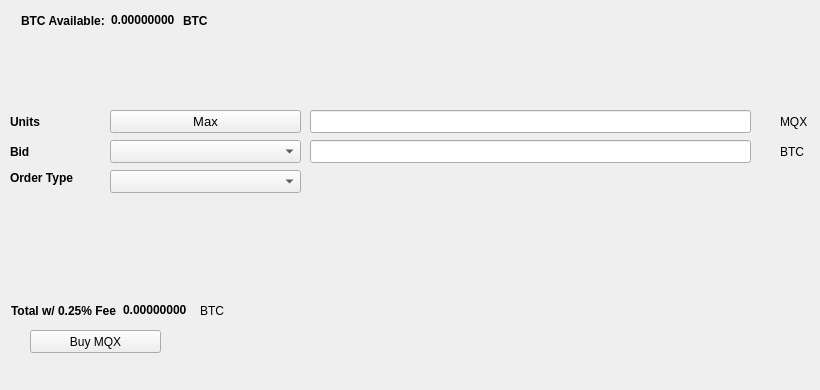
   <widget class="QWidget" name="BuyTab">
    <attribute name="title">
     <string>Buy</string>
    </attribute>
    <widget class="QPushButton" name="BuyMQX">
     <property name="geometry">
      <rect>
       <x>30</x>
       <y>330</y>
       <width>131</width>
       <height>23</height>
      </rect>
     </property>
     <property name="text">
      <string>Buy MQX</string>
     </property>
     <property name="icon">
      <iconset resource="../mqx.qrc">
       <normaloff>:/icons/bitcoin</normaloff>:/icons/bitcoin</iconset>
     </property>
    </widget>
    <widget class="QLabel" name="label_3">
     <property name="geometry">
      <rect>
       <x>10</x>
       <y>110</y>
       <width>46</width>
       <height>23</height>
      </rect>
     </property>
     <property name="font">
      <font>
       <weight>75</weight>
       <bold>true</bold>
      </font>
     </property>
     <property name="text">
      <string>Units</string>
     </property>
    </widget>
    <widget class="QLineEdit" name="UnitsInput">
     <property name="geometry">
      <rect>
       <x>310</x>
       <y>110</y>
       <width>441</width>
       <height>23</height>
      </rect>
     </property>
     <property name="font">
      <font>
       <pointsize>9</pointsize>
       <weight>75</weight>
       <bold>true</bold>
      </font>
     </property>
    </widget>
    <widget class="QLineEdit" name="BuyBidPriceEdit">
     <property name="geometry">
      <rect>
       <x>310</x>
       <y>140</y>
       <width>441</width>
       <height>23</height>
      </rect>
     </property>
     <property name="font">
      <font>
       <pointsize>9</pointsize>
       <weight>75</weight>
       <bold>true</bold>
      </font>
     </property>
    </widget>
    <widget class="QLabel" name="label_4">
     <property name="geometry">
      <rect>
       <x>780</x>
       <y>110</y>
       <width>31</width>
       <height>23</height>
      </rect>
     </property>
     <property name="text">
      <string>MQX</string>
     </property>
    </widget>
    <widget class="QLabel" name="label_5">
     <property name="geometry">
      <rect>
       <x>780</x>
       <y>140</y>
       <width>31</width>
       <height>23</height>
      </rect>
     </property>
     <property name="text">
      <string>BTC</string>
     </property>
    </widget>
    <widget class="QLabel" name="label_6">
     <property name="geometry">
      <rect>
       <x>10</x>
       <y>140</y>
       <width>46</width>
       <height>23</height>
      </rect>
     </property>
     <property name="font">
      <font>
       <weight>75</weight>
       <bold>true</bold>
      </font>
     </property>
     <property name="text">
      <string>Bid</string>
     </property>
    </widget>
    <widget class="QLabel" name="label_7">
     <property name="geometry">
      <rect>
       <x>10</x>
       <y>170</y>
       <width>91</width>
       <height>16</height>
      </rect>
     </property>
     <property name="font">
      <font>
       <weight>75</weight>
       <bold>true</bold>
      </font>
     </property>
     <property name="text">
      <string>Order Type</string>
     </property>
    </widget>
    <widget class="QPushButton" name="Buy_Max_Amount">
     <property name="geometry">
      <rect>
       <x>110</x>
       <y>110</y>
       <width>191</width>
       <height>23</height>
      </rect>
     </property>
     <property name="font">
      <font>
       <pointsize>10</pointsize>
      </font>
     </property>
     <property name="text">
      <string>Max</string>
     </property>
    </widget>
    <widget class="QComboBox" name="BuyBidcomboBox">
     <property name="geometry">
      <rect>
       <x>110</x>
       <y>140</y>
       <width>191</width>
       <height>23</height>
      </rect>
     </property>
     <property name="font">
      <font>
       <pointsize>10</pointsize>
      </font>
     </property>
    </widget>
    <widget class="QComboBox" name="buyOrdertypeCombo">
     <property name="geometry">
      <rect>
       <x>110</x>
       <y>170</y>
       <width>191</width>
       <height>23</height>
      </rect>
     </property>
     <property name="font">
      <font>
       <pointsize>10</pointsize>
      </font>
     </property>
    </widget>
    <widget class="QWidget" name="layoutWidget1">
     <property name="geometry">
      <rect>
       <x>21</x>
       <y>11</y>
       <width>227</width>
       <height>19</height>
      </rect>
     </property>
     <layout class="QHBoxLayout" name="horizontalLayout_3">
      <item>
       <widget class="QLabel" name="label232">
        <property name="font">
         <font>
          <weight>75</weight>
          <bold>true</bold>
         </font>
        </property>
        <property name="text">
         <string>BTC Available:</string>
        </property>
       </widget>
      </item>
      <item>
       <widget class="QLabel" name="BtcAvailableLbl">
        <property name="palette">
         <palette>
          <active>
           <colorrole role="WindowText">
            <brush brushstyle="SolidPattern">
             <color alpha="255">
              <red>0</red>
              <green>0</green>
              <blue>0</blue>
             </color>
            </brush>
           </colorrole>
           <colorrole role="Button">
            <brush brushstyle="SolidPattern">
             <color alpha="255">
              <red>0</red>
              <green>170</green>
              <blue>0</blue>
             </color>
            </brush>
           </colorrole>
           <colorrole role="Light">
            <brush brushstyle="SolidPattern">
             <color alpha="255">
              <red>0</red>
              <green>255</green>
              <blue>0</blue>
             </color>
            </brush>
           </colorrole>
           <colorrole role="Midlight">
            <brush brushstyle="SolidPattern">
             <color alpha="255">
              <red>0</red>
              <green>212</green>
              <blue>0</blue>
             </color>
            </brush>
           </colorrole>
           <colorrole role="Dark">
            <brush brushstyle="SolidPattern">
             <color alpha="255">
              <red>0</red>
              <green>85</green>
              <blue>0</blue>
             </color>
            </brush>
           </colorrole>
           <colorrole role="Mid">
            <brush brushstyle="SolidPattern">
             <color alpha="255">
              <red>0</red>
              <green>113</green>
              <blue>0</blue>
             </color>
            </brush>
           </colorrole>
           <colorrole role="Text">
            <brush brushstyle="SolidPattern">
             <color alpha="255">
              <red>0</red>
              <green>170</green>
              <blue>0</blue>
             </color>
            </brush>
           </colorrole>
           <colorrole role="BrightText">
            <brush brushstyle="SolidPattern">
             <color alpha="255">
              <red>255</red>
              <green>255</green>
              <blue>255</blue>
             </color>
            </brush>
           </colorrole>
           <colorrole role="ButtonText">
            <brush brushstyle="SolidPattern">
             <color alpha="255">
              <red>0</red>
              <green>0</green>
              <blue>0</blue>
             </color>
            </brush>
           </colorrole>
           <colorrole role="Base">
            <brush brushstyle="SolidPattern">
             <color alpha="255">
              <red>255</red>
              <green>255</green>
              <blue>255</blue>
             </color>
            </brush>
           </colorrole>
           <colorrole role="Window">
            <brush brushstyle="SolidPattern">
             <color alpha="255">
              <red>0</red>
              <green>170</green>
              <blue>0</blue>
             </color>
            </brush>
           </colorrole>
           <colorrole role="Shadow">
            <brush brushstyle="SolidPattern">
             <color alpha="255">
              <red>0</red>
              <green>0</green>
              <blue>0</blue>
             </color>
            </brush>
           </colorrole>
           <colorrole role="AlternateBase">
            <brush brushstyle="SolidPattern">
             <color alpha="255">
              <red>127</red>
              <green>212</green>
              <blue>127</blue>
             </color>
            </brush>
           </colorrole>
           <colorrole role="ToolTipBase">
            <brush brushstyle="SolidPattern">
             <color alpha="255">
              <red>255</red>
              <green>255</green>
              <blue>220</blue>
             </color>
            </brush>
           </colorrole>
           <colorrole role="ToolTipText">
            <brush brushstyle="SolidPattern">
             <color alpha="255">
              <red>0</red>
              <green>0</green>
              <blue>0</blue>
             </color>
            </brush>
           </colorrole>
          </active>
          <inactive>
           <colorrole role="WindowText">
            <brush brushstyle="SolidPattern">
             <color alpha="255">
              <red>0</red>
              <green>0</green>
              <blue>0</blue>
             </color>
            </brush>
           </colorrole>
           <colorrole role="Button">
            <brush brushstyle="SolidPattern">
             <color alpha="255">
              <red>0</red>
              <green>170</green>
              <blue>0</blue>
             </color>
            </brush>
           </colorrole>
           <colorrole role="Light">
            <brush brushstyle="SolidPattern">
             <color alpha="255">
              <red>0</red>
              <green>255</green>
              <blue>0</blue>
             </color>
            </brush>
           </colorrole>
           <colorrole role="Midlight">
            <brush brushstyle="SolidPattern">
             <color alpha="255">
              <red>0</red>
              <green>212</green>
              <blue>0</blue>
             </color>
            </brush>
           </colorrole>
           <colorrole role="Dark">
            <brush brushstyle="SolidPattern">
             <color alpha="255">
              <red>0</red>
              <green>85</green>
              <blue>0</blue>
             </color>
            </brush>
           </colorrole>
           <colorrole role="Mid">
            <brush brushstyle="SolidPattern">
             <color alpha="255">
              <red>0</red>
              <green>113</green>
              <blue>0</blue>
             </color>
            </brush>
           </colorrole>
           <colorrole role="Text">
            <brush brushstyle="SolidPattern">
             <color alpha="255">
              <red>0</red>
              <green>170</green>
              <blue>0</blue>
             </color>
            </brush>
           </colorrole>
           <colorrole role="BrightText">
            <brush brushstyle="SolidPattern">
             <color alpha="255">
              <red>255</red>
              <green>255</green>
              <blue>255</blue>
             </color>
            </brush>
           </colorrole>
           <colorrole role="ButtonText">
            <brush brushstyle="SolidPattern">
             <color alpha="255">
              <red>0</red>
              <green>0</green>
              <blue>0</blue>
             </color>
            </brush>
           </colorrole>
           <colorrole role="Base">
            <brush brushstyle="SolidPattern">
             <color alpha="255">
              <red>255</red>
              <green>255</green>
              <blue>255</blue>
             </color>
            </brush>
           </colorrole>
           <colorrole role="Window">
            <brush brushstyle="SolidPattern">
             <color alpha="255">
              <red>0</red>
              <green>170</green>
              <blue>0</blue>
             </color>
            </brush>
           </colorrole>
           <colorrole role="Shadow">
            <brush brushstyle="SolidPattern">
             <color alpha="255">
              <red>0</red>
              <green>0</green>
              <blue>0</blue>
             </color>
            </brush>
           </colorrole>
           <colorrole role="AlternateBase">
            <brush brushstyle="SolidPattern">
             <color alpha="255">
              <red>127</red>
              <green>212</green>
              <blue>127</blue>
             </color>
            </brush>
           </colorrole>
           <colorrole role="ToolTipBase">
            <brush brushstyle="SolidPattern">
             <color alpha="255">
              <red>255</red>
              <green>255</green>
              <blue>220</blue>
             </color>
            </brush>
           </colorrole>
           <colorrole role="ToolTipText">
            <brush brushstyle="SolidPattern">
             <color alpha="255">
              <red>0</red>
              <green>0</green>
              <blue>0</blue>
             </color>
            </brush>
           </colorrole>
          </inactive>
          <disabled>
           <colorrole role="WindowText">
            <brush brushstyle="SolidPattern">
             <color alpha="255">
              <red>0</red>
              <green>85</green>
              <blue>0</blue>
             </color>
            </brush>
           </colorrole>
           <colorrole role="Button">
            <brush brushstyle="SolidPattern">
             <color alpha="255">
              <red>0</red>
              <green>170</green>
              <blue>0</blue>
             </color>
            </brush>
           </colorrole>
           <colorrole role="Light">
            <brush brushstyle="SolidPattern">
             <color alpha="255">
              <red>0</red>
              <green>255</green>
              <blue>0</blue>
             </color>
            </brush>
           </colorrole>
           <colorrole role="Midlight">
            <brush brushstyle="SolidPattern">
             <color alpha="255">
              <red>0</red>
              <green>212</green>
              <blue>0</blue>
             </color>
            </brush>
           </colorrole>
           <colorrole role="Dark">
            <brush brushstyle="SolidPattern">
             <color alpha="255">
              <red>0</red>
              <green>85</green>
              <blue>0</blue>
             </color>
            </brush>
           </colorrole>
           <colorrole role="Mid">
            <brush brushstyle="SolidPattern">
             <color alpha="255">
              <red>0</red>
              <green>113</green>
              <blue>0</blue>
             </color>
            </brush>
           </colorrole>
           <colorrole role="Text">
            <brush brushstyle="SolidPattern">
             <color alpha="255">
              <red>0</red>
              <green>85</green>
              <blue>0</blue>
             </color>
            </brush>
           </colorrole>
           <colorrole role="BrightText">
            <brush brushstyle="SolidPattern">
             <color alpha="255">
              <red>255</red>
              <green>255</green>
              <blue>255</blue>
             </color>
            </brush>
           </colorrole>
           <colorrole role="ButtonText">
            <brush brushstyle="SolidPattern">
             <color alpha="255">
              <red>0</red>
              <green>85</green>
              <blue>0</blue>
             </color>
            </brush>
           </colorrole>
           <colorrole role="Base">
            <brush brushstyle="SolidPattern">
             <color alpha="255">
              <red>0</red>
              <green>170</green>
              <blue>0</blue>
             </color>
            </brush>
           </colorrole>
           <colorrole role="Window">
            <brush brushstyle="SolidPattern">
             <color alpha="255">
              <red>0</red>
              <green>170</green>
              <blue>0</blue>
             </color>
            </brush>
           </colorrole>
           <colorrole role="Shadow">
            <brush brushstyle="SolidPattern">
             <color alpha="255">
              <red>0</red>
              <green>0</green>
              <blue>0</blue>
             </color>
            </brush>
           </colorrole>
           <colorrole role="AlternateBase">
            <brush brushstyle="SolidPattern">
             <color alpha="255">
              <red>0</red>
              <green>170</green>
              <blue>0</blue>
             </color>
            </brush>
           </colorrole>
           <colorrole role="ToolTipBase">
            <brush brushstyle="SolidPattern">
             <color alpha="255">
              <red>255</red>
              <green>255</green>
              <blue>220</blue>
             </color>
            </brush>
           </colorrole>
           <colorrole role="ToolTipText">
            <brush brushstyle="SolidPattern">
             <color alpha="255">
              <red>0</red>
              <green>0</green>
              <blue>0</blue>
             </color>
            </brush>
           </colorrole>
          </disabled>
         </palette>
        </property>
        <property name="font">
         <font>
          <weight>75</weight>
          <bold>true</bold>
         </font>
        </property>
        <property name="text">
         <string>0.00000000</string>
        </property>
        <property name="textInteractionFlags">
         <set>Qt::LinksAccessibleByMouse|Qt::TextSelectableByKeyboard|Qt::TextSelectableByMouse</set>
        </property>
       </widget>
      </item>
      <item>
       <widget class="QLabel" name="BtcAvailableLbl_2">
        <property name="font">
         <font>
          <weight>75</weight>
          <bold>true</bold>
         </font>
        </property>
        <property name="text">
         <string>BTC</string>
        </property>
       </widget>
      </item>
     </layout>
    </widget>
    <widget class="QWidget" name="layoutWidge2">
     <property name="geometry">
      <rect>
       <x>11</x>
       <y>301</y>
       <width>259</width>
       <height>19</height>
      </rect>
     </property>
     <layout class="QHBoxLayout" name="horizontalLayout_4">
      <item>
       <widget class="QLabel" name="label_9">
        <property name="font">
         <font>
          <weight>75</weight>
          <bold>true</bold>
         </font>
        </property>
        <property name="text">
         <string>Total w/ 0.25% Fee</string>
        </property>
       </widget>
      </item>
      <item>
       <widget class="QLabel" name="BuyCostLabel">
        <property name="palette">
         <palette>
          <active>
           <colorrole role="WindowText">
            <brush brushstyle="SolidPattern">
             <color alpha="255">
              <red>0</red>
              <green>0</green>
              <blue>0</blue>
             </color>
            </brush>
           </colorrole>
           <colorrole role="Button">
            <brush brushstyle="SolidPattern">
             <color alpha="255">
              <red>0</red>
              <green>170</green>
              <blue>0</blue>
             </color>
            </brush>
           </colorrole>
           <colorrole role="Light">
            <brush brushstyle="SolidPattern">
             <color alpha="255">
              <red>0</red>
              <green>255</green>
              <blue>0</blue>
             </color>
            </brush>
           </colorrole>
           <colorrole role="Midlight">
            <brush brushstyle="SolidPattern">
             <color alpha="255">
              <red>0</red>
              <green>212</green>
              <blue>0</blue>
             </color>
            </brush>
           </colorrole>
           <colorrole role="Dark">
            <brush brushstyle="SolidPattern">
             <color alpha="255">
              <red>0</red>
              <green>85</green>
              <blue>0</blue>
             </color>
            </brush>
           </colorrole>
           <colorrole role="Mid">
            <brush brushstyle="SolidPattern">
             <color alpha="255">
              <red>0</red>
              <green>113</green>
              <blue>0</blue>
             </color>
            </brush>
           </colorrole>
           <colorrole role="Text">
            <brush brushstyle="SolidPattern">
             <color alpha="255">
              <red>0</red>
              <green>170</green>
              <blue>0</blue>
             </color>
            </brush>
           </colorrole>
           <colorrole role="BrightText">
            <brush brushstyle="SolidPattern">
             <color alpha="255">
              <red>255</red>
              <green>255</green>
              <blue>255</blue>
             </color>
            </brush>
           </colorrole>
           <colorrole role="ButtonText">
            <brush brushstyle="SolidPattern">
             <color alpha="255">
              <red>0</red>
              <green>0</green>
              <blue>0</blue>
             </color>
            </brush>
           </colorrole>
           <colorrole role="Base">
            <brush brushstyle="SolidPattern">
             <color alpha="255">
              <red>255</red>
              <green>255</green>
              <blue>255</blue>
             </color>
            </brush>
           </colorrole>
           <colorrole role="Window">
            <brush brushstyle="SolidPattern">
             <color alpha="255">
              <red>0</red>
              <green>170</green>
              <blue>0</blue>
             </color>
            </brush>
           </colorrole>
           <colorrole role="Shadow">
            <brush brushstyle="SolidPattern">
             <color alpha="255">
              <red>0</red>
              <green>0</green>
              <blue>0</blue>
             </color>
            </brush>
           </colorrole>
           <colorrole role="AlternateBase">
            <brush brushstyle="SolidPattern">
             <color alpha="255">
              <red>127</red>
              <green>212</green>
              <blue>127</blue>
             </color>
            </brush>
           </colorrole>
           <colorrole role="ToolTipBase">
            <brush brushstyle="SolidPattern">
             <color alpha="255">
              <red>255</red>
              <green>255</green>
              <blue>220</blue>
             </color>
            </brush>
           </colorrole>
           <colorrole role="ToolTipText">
            <brush brushstyle="SolidPattern">
             <color alpha="255">
              <red>0</red>
              <green>0</green>
              <blue>0</blue>
             </color>
            </brush>
           </colorrole>
          </active>
          <inactive>
           <colorrole role="WindowText">
            <brush brushstyle="SolidPattern">
             <color alpha="255">
              <red>0</red>
              <green>0</green>
              <blue>0</blue>
             </color>
            </brush>
           </colorrole>
           <colorrole role="Button">
            <brush brushstyle="SolidPattern">
             <color alpha="255">
              <red>0</red>
              <green>170</green>
              <blue>0</blue>
             </color>
            </brush>
           </colorrole>
           <colorrole role="Light">
            <brush brushstyle="SolidPattern">
             <color alpha="255">
              <red>0</red>
              <green>255</green>
              <blue>0</blue>
             </color>
            </brush>
           </colorrole>
           <colorrole role="Midlight">
            <brush brushstyle="SolidPattern">
             <color alpha="255">
              <red>0</red>
              <green>212</green>
              <blue>0</blue>
             </color>
            </brush>
           </colorrole>
           <colorrole role="Dark">
            <brush brushstyle="SolidPattern">
             <color alpha="255">
              <red>0</red>
              <green>85</green>
              <blue>0</blue>
             </color>
            </brush>
           </colorrole>
           <colorrole role="Mid">
            <brush brushstyle="SolidPattern">
             <color alpha="255">
              <red>0</red>
              <green>113</green>
              <blue>0</blue>
             </color>
            </brush>
           </colorrole>
           <colorrole role="Text">
            <brush brushstyle="SolidPattern">
             <color alpha="255">
              <red>0</red>
              <green>170</green>
              <blue>0</blue>
             </color>
            </brush>
           </colorrole>
           <colorrole role="BrightText">
            <brush brushstyle="SolidPattern">
             <color alpha="255">
              <red>255</red>
              <green>255</green>
              <blue>255</blue>
             </color>
            </brush>
           </colorrole>
           <colorrole role="ButtonText">
            <brush brushstyle="SolidPattern">
             <color alpha="255">
              <red>0</red>
              <green>0</green>
              <blue>0</blue>
             </color>
            </brush>
           </colorrole>
           <colorrole role="Base">
            <brush brushstyle="SolidPattern">
             <color alpha="255">
              <red>255</red>
              <green>255</green>
              <blue>255</blue>
             </color>
            </brush>
           </colorrole>
           <colorrole role="Window">
            <brush brushstyle="SolidPattern">
             <color alpha="255">
              <red>0</red>
              <green>170</green>
              <blue>0</blue>
             </color>
            </brush>
           </colorrole>
           <colorrole role="Shadow">
            <brush brushstyle="SolidPattern">
             <color alpha="255">
              <red>0</red>
              <green>0</green>
              <blue>0</blue>
             </color>
            </brush>
           </colorrole>
           <colorrole role="AlternateBase">
            <brush brushstyle="SolidPattern">
             <color alpha="255">
              <red>127</red>
              <green>212</green>
              <blue>127</blue>
             </color>
            </brush>
           </colorrole>
           <colorrole role="ToolTipBase">
            <brush brushstyle="SolidPattern">
             <color alpha="255">
              <red>255</red>
              <green>255</green>
              <blue>220</blue>
             </color>
            </brush>
           </colorrole>
           <colorrole role="ToolTipText">
            <brush brushstyle="SolidPattern">
             <color alpha="255">
              <red>0</red>
              <green>0</green>
              <blue>0</blue>
             </color>
            </brush>
           </colorrole>
          </inactive>
          <disabled>
           <colorrole role="WindowText">
            <brush brushstyle="SolidPattern">
             <color alpha="255">
              <red>0</red>
              <green>85</green>
              <blue>0</blue>
             </color>
            </brush>
           </colorrole>
           <colorrole role="Button">
            <brush brushstyle="SolidPattern">
             <color alpha="255">
              <red>0</red>
              <green>170</green>
              <blue>0</blue>
             </color>
            </brush>
           </colorrole>
           <colorrole role="Light">
            <brush brushstyle="SolidPattern">
             <color alpha="255">
              <red>0</red>
              <green>255</green>
              <blue>0</blue>
             </color>
            </brush>
           </colorrole>
           <colorrole role="Midlight">
            <brush brushstyle="SolidPattern">
             <color alpha="255">
              <red>0</red>
              <green>212</green>
              <blue>0</blue>
             </color>
            </brush>
           </colorrole>
           <colorrole role="Dark">
            <brush brushstyle="SolidPattern">
             <color alpha="255">
              <red>0</red>
              <green>85</green>
              <blue>0</blue>
             </color>
            </brush>
           </colorrole>
           <colorrole role="Mid">
            <brush brushstyle="SolidPattern">
             <color alpha="255">
              <red>0</red>
              <green>113</green>
              <blue>0</blue>
             </color>
            </brush>
           </colorrole>
           <colorrole role="Text">
            <brush brushstyle="SolidPattern">
             <color alpha="255">
              <red>0</red>
              <green>85</green>
              <blue>0</blue>
             </color>
            </brush>
           </colorrole>
           <colorrole role="BrightText">
            <brush brushstyle="SolidPattern">
             <color alpha="255">
              <red>255</red>
              <green>255</green>
              <blue>255</blue>
             </color>
            </brush>
           </colorrole>
           <colorrole role="ButtonText">
            <brush brushstyle="SolidPattern">
             <color alpha="255">
              <red>0</red>
              <green>85</green>
              <blue>0</blue>
             </color>
            </brush>
           </colorrole>
           <colorrole role="Base">
            <brush brushstyle="SolidPattern">
             <color alpha="255">
              <red>0</red>
              <green>170</green>
              <blue>0</blue>
             </color>
            </brush>
           </colorrole>
           <colorrole role="Window">
            <brush brushstyle="SolidPattern">
             <color alpha="255">
              <red>0</red>
              <green>170</green>
              <blue>0</blue>
             </color>
            </brush>
           </colorrole>
           <colorrole role="Shadow">
            <brush brushstyle="SolidPattern">
             <color alpha="255">
              <red>0</red>
              <green>0</green>
              <blue>0</blue>
             </color>
            </brush>
           </colorrole>
           <colorrole role="AlternateBase">
            <brush brushstyle="SolidPattern">
             <color alpha="255">
              <red>0</red>
              <green>170</green>
              <blue>0</blue>
             </color>
            </brush>
           </colorrole>
           <colorrole role="ToolTipBase">
            <brush brushstyle="SolidPattern">
             <color alpha="255">
              <red>255</red>
              <green>255</green>
              <blue>220</blue>
             </color>
            </brush>
           </colorrole>
           <colorrole role="ToolTipText">
            <brush brushstyle="SolidPattern">
             <color alpha="255">
              <red>0</red>
              <green>0</green>
              <blue>0</blue>
             </color>
            </brush>
           </colorrole>
          </disabled>
         </palette>
        </property>
        <property name="font">
         <font>
          <weight>75</weight>
          <bold>true</bold>
         </font>
        </property>
        <property name="autoFillBackground">
         <bool>false</bool>
        </property>
        <property name="text">
         <string>0.00000000</string>
        </property>
        <property name="textInteractionFlags">
         <set>Qt::LinksAccessibleByMouse|Qt::TextSelectableByMouse</set>
        </property>
       </widget>
      </item>
      <item>
       <widget class="QLabel" name="label_10">
        <property name="font">
         <font>
          <weight>50</weight>
          <bold>false</bold>
         </font>
        </property>
        <property name="text">
         <string>BTC</string>
        </property>
       </widget>
      </item>
     </layout>
    </widget>
    <widget class="QLabel" name="label_24">
     <property name="geometry">
      <rect>
       <x>460</x>
       <y>300</y>
       <width>281</width>
       <height>81</height>
      </rect>
     </property>
     <property name="text">
      <string/>
     </property>
     <property name="pixmap">
      <pixmap>:/images/bittrex</pixmap>
     </property>
    </widget>
   </widget>
